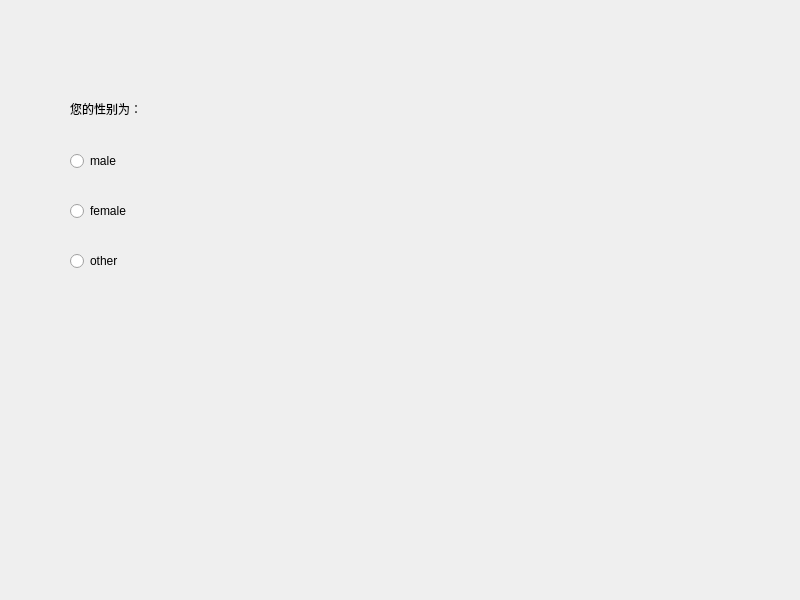
<?xml version="1.0" encoding="UTF-8"?>
<ui version="4.0">
 <class>Widget</class>
 <widget class="QWidget" name="Widget">
  <property name="geometry">
   <rect>
    <x>0</x>
    <y>0</y>
    <width>800</width>
    <height>600</height>
   </rect>
  </property>
  <property name="windowTitle">
   <string>Widget</string>
  </property>
  <widget class="QRadioButton" name="radioButton_male">
   <property name="geometry">
    <rect>
     <x>70</x>
     <y>150</y>
     <width>132</width>
     <height>22</height>
    </rect>
   </property>
   <property name="text">
    <string>male</string>
   </property>
  </widget>
  <widget class="QRadioButton" name="radioButton_female">
   <property name="geometry">
    <rect>
     <x>70</x>
     <y>200</y>
     <width>132</width>
     <height>22</height>
    </rect>
   </property>
   <property name="text">
    <string>female</string>
   </property>
  </widget>
  <widget class="QRadioButton" name="radioButton_other">
   <property name="geometry">
    <rect>
     <x>70</x>
     <y>250</y>
     <width>132</width>
     <height>22</height>
    </rect>
   </property>
   <property name="text">
    <string>other</string>
   </property>
  </widget>
  <widget class="QLabel" name="label">
   <property name="geometry">
    <rect>
     <x>70</x>
     <y>100</y>
     <width>141</width>
     <height>18</height>
    </rect>
   </property>
   <property name="text">
    <string>您的性别为：</string>
   </property>
  </widget>
 </widget>
 <resources/>
 <connections/>
</ui>
